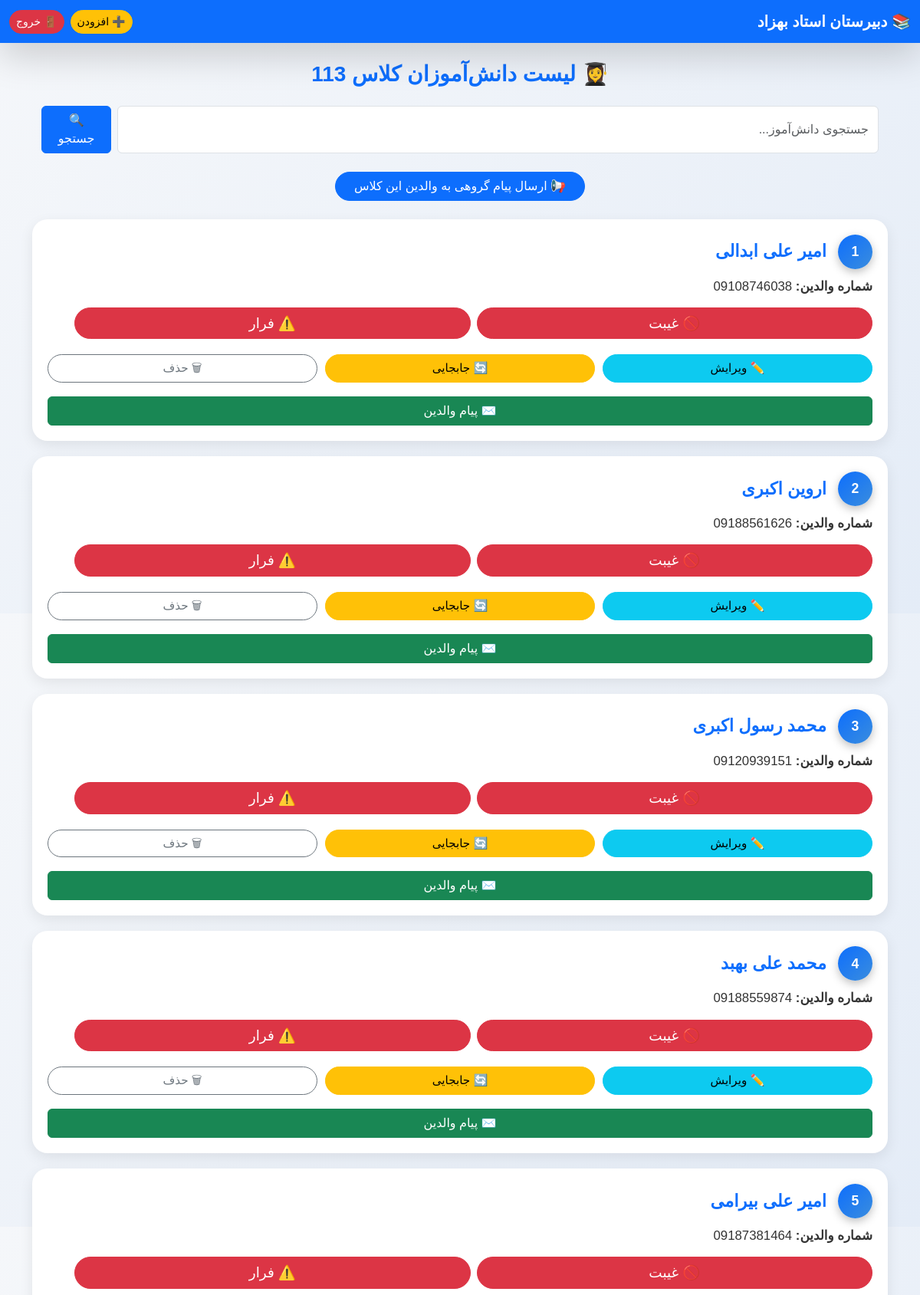
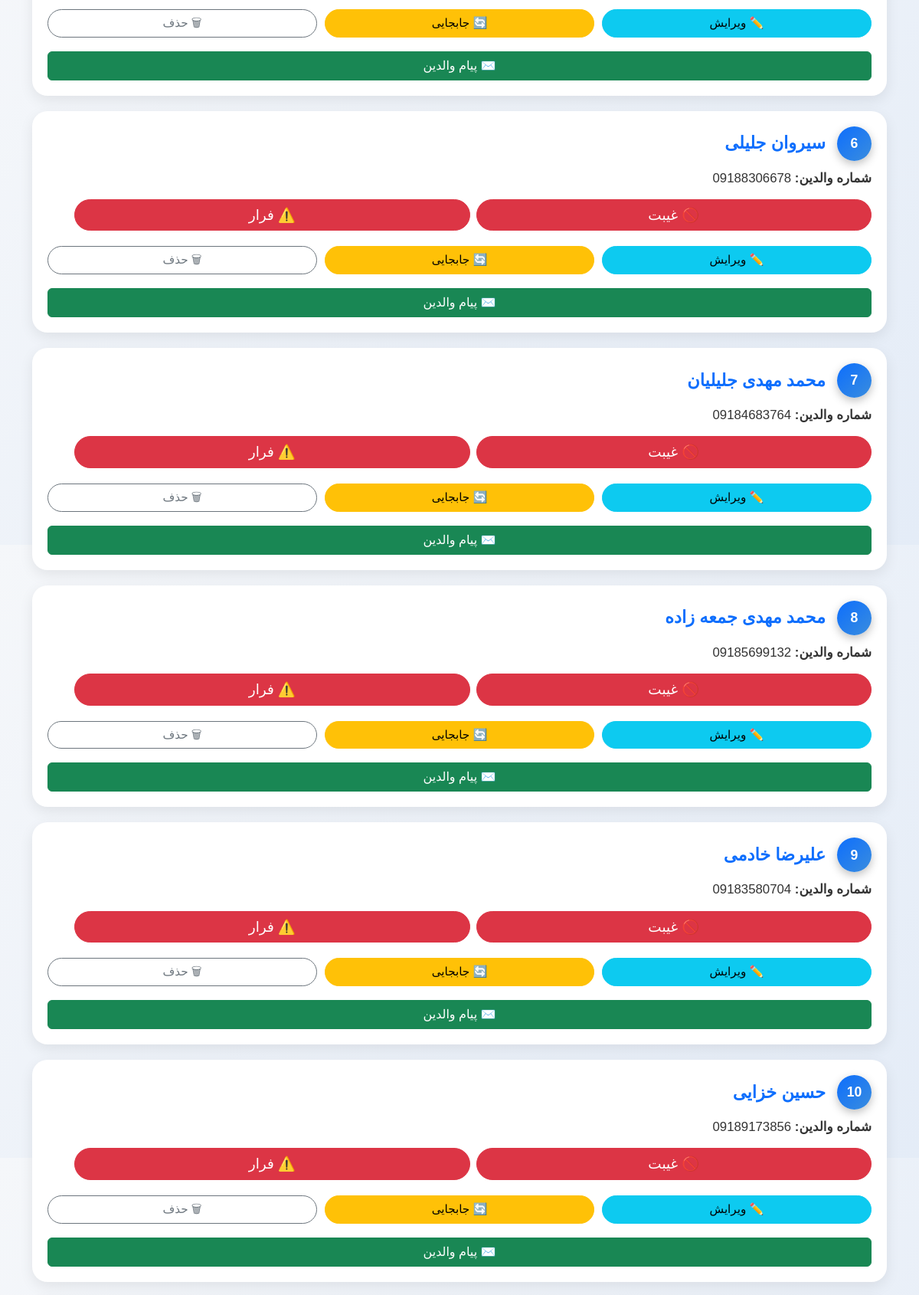
Page /class/7 (upper part) on the committed database (2 pictures, top to bottom).
### app.py (models this page shows)
class Class(db.Model):
    id = db.Column(db.Integer, primary_key=True)
    name = db.Column(db.String(50), unique=True, nullable=False)
    students = db.relationship("Student", backref="class_", lazy=True, cascade="all, delete")

class Student(db.Model):
    id = db.Column(db.Integer, primary_key=True)
    firstname = db.Column(db.String(50), nullable=False)
    lastname = db.Column(db.String(50), nullable=False)
    parent_number = db.Column(db.String(20), nullable=False)
    class_id = db.Column(db.Integer, db.ForeignKey("class.id"), nullable=False)
    attendances = db.relationship("Attendance", backref="student", lazy=True, cascade="all, delete")

### app.py (the view)
@app.route("/class/<int:class_id>")
@login_required
def view_class(class_id):
    class_ = Class.query.get_or_404(class_id)
    search_query = request.args.get("search", "").strip()
    query = Student.query.filter_by(class_id=class_id)
    if search_query:
        query = query.filter(
            (Student.firstname.ilike(f"%{search_query}%")) |
            (Student.lastname.ilike(f"%{search_query}%"))
        )
    def farsi_sort_key(text):
        alphabet = "اآبپتثجچحخدذرزسشصضطظعغفقکگلمنوهی"
        order = {ch: i for i, ch in enumerate(alphabet)}
        return [order.get(ch, len(alphabet)) for ch in text]
    students = query.all()
    students = sorted(students, key=lambda s: (farsi_sort_key(s.lastname), farsi_sort_key(s.firstname)))
    return render_template("class_detail.html", class_=class_, students=students)

### app.py (called while the page is built)
def login_required(f):
    from functools import wraps
    @wraps(f)
    def decorated_function(*args, **kwargs):
        return f(*args, **kwargs)  # همیشه اجازه دسترسی
    return decorated_function

### templates/class_detail.html (shortened to what this page needs)
<!DOCTYPE html>
<html lang="fa">
<head>
  <link href="https://cdn.jsdelivr.net/npm/bootstrap@5.3.2/dist/css/bootstrap.rtl.min.css" rel="stylesheet">
</head>
<body dir="rtl">
<nav class="navbar navbar-expand-lg navbar-dark bg-primary shadow-lg">
  <div class="container-fluid">
    <a class="navbar-brand fw-bold fs-5" href="/">📚 دبیرستان استاد بهزاد</a>
    <div class="d-flex ms-auto">
      <a href="{{ url_for('add_student', class_id=class_.id) }}" class="btn btn-warning btn-sm rounded-pill">➕ افزودن</a>
      <a href="{{ url_for('logout') }}" class="btn btn-danger btn-sm rounded-pill ms-2">🚪 خروج</a>
    </div>
  </div>
</nav>
<div class="container mt-4">
  <h3 class="text-center mb-4 text-primary fw-bold">👩‍🎓 لیست دانش‌آموزان کلاس {{ class_.name }}</h3>
  <div class="container mb-4">
    <form method="get" action="{{ url_for('view_class', class_id=class_.id) }}" class="d-flex gap-2">
      <input type="text" name="search" class="form-control" placeholder="جستجوی دانش‌آموز..." value="{{ request.args.get('search', '') }}">
      <button type="submit" class="btn btn-primary">🔍 جستجو</button>
    </form>
  </div>
  <div class="text-center mb-4">
    <a href="{{ url_for('send_class_message', class_id=class_.id) }}" class="btn btn-primary rounded-pill px-4">
      📢 ارسال پیام گروهی به والدین این کلاس
    </a>
  </div>
  {% if students %}
    {% for student in students %}
    <div class="student-card" id="student-card-{{ student.id }}">
      <div class="student-row">
        <div class="student-index">{{ loop.index }}</div>
        <div class="student-name">{{ student.firstname }} {{ student.lastname }}</div>
      </div>
      <div class="student-info"><strong>شماره والدین:</strong> {{ student.parent_number }}</div>
      <div class="d-flex gap-2 mb-2">
        <button class="btn btn-danger btn-absent" onclick="markAbsent('{{ url_for('absent', student_id=student.id) }}', this)">🚫 غیبت</button>
        <button class="btn btn-danger btn-escape" onclick="markEscape('{{ url_for('escape', student_id=student.id) }}', this)">⚠️ فرار</button>
      </div>
      <div class="action-row">
        <a href="{{ url_for('edit_student', id=student.id) }}" class="btn btn-info">✏️ ویرایش</a>
        <a href="#" class="btn btn-warning" onclick="openTransferModal({{ student.id }}, '{{ student.firstname }} {{ student.lastname }}')">🔄 جابجایی</a>
        <a href="{{ url_for('delete_student', id=student.id) }}"
           class="btn btn-outline-secondary"
           onclick="return confirm('آیا مطمئنید می‌خواهید حذف کنید؟');">🗑 حذف</a>
      </div>
      <button class="btn btn-success w-100 mt-2" onclick="openMessagePanel('{{ student.parent_number }}')">✉️ پیام والدین</button>
    </div>
    {% endfor %}
  {% else %}
    <p class="text-muted text-center">هیچ دانش‌آموزی در این کلاس ثبت نشده است.</p>
  {% endif %}
</div>
</body>
</html>

### templates/class_detail.html (style rules this page uses)
body { background: linear-gradient(135deg, #f5f7fa, #e4ecf7); font-family: "Vazirmatn", Tahoma, sans-serif; padding-bottom: 50px; overflow-x: hidden; }
.student-card { border-radius: 20px; background: #fff; padding: 20px; margin-bottom: 20px; box-shadow: 0 6px 18px rgba(0,0,0,0.08); transition: all 0.3s ease; max-width: 100%; box-sizing: border-box; }
.student-row { display: flex; align-items: center; gap: 15px; flex-wrap: wrap; margin-bottom: 10px; }
.student-index { width: 45px; height: 45px; background: linear-gradient(135deg, #0d6efd, #3a8dde); color: #fff; font-weight: bold; font-size: 1.1rem; display: flex; justify-content: center; align-items: center; border-radius: 50%; box-shadow: 0 4px 12px rgba(0,0,0,0.25); flex-shrink: 0; }
.student-name { font-size: 1.4rem; font-weight: 600; color: #0d6efd; word-break: break-word; }
.student-info { font-size: 1.05rem; margin-bottom: 15px; color: #333; word-break: break-word; }
.btn-absent, .btn-escape, .action-row a, .action-row button { border-radius: 50px; transition: 0.3s; font-weight: 500; max-width: 100%; box-sizing: border-box; }
.btn-absent, .btn-escape { width: 48%; margin-bottom: 12px; font-size: 1.15rem; }
.btn-escape { background-color: #dc3545; color: #fff; }
.action-row { display: flex; justify-content: space-between; gap: 10px; margin-bottom: 10px; flex-wrap: wrap; }
.action-row a, .action-row button { flex: 1 1 30%; font-size: 0.95rem; }

### rows in the picture
Class: name "113"
Student: firstname "امیر علی", lastname "ابدالی", parent_number "09108746038"
Student: firstname "اروین", lastname "اکبری", parent_number "09188561626"
Student: firstname "محمد رسول", lastname "اکبری", parent_number "09120939151"
Student: firstname "محمد علی", lastname "بهبد", parent_number "09188559874"
Student: firstname "امیر علی", lastname "بیرامی", parent_number "09187381464"
Student: firstname "سیروان", lastname "جلیلی", parent_number "09188306678"
Student: firstname "محمد مهدی", lastname "جلیلیان", parent_number "09184683764"
Student: firstname "محمد مهدی", lastname "جمعه زاده", parent_number "09185699132"
Student: firstname "علیرضا", lastname "خادمی", parent_number "09183580704"
Student: firstname "حسین", lastname "خزایی", parent_number "09189173856"
